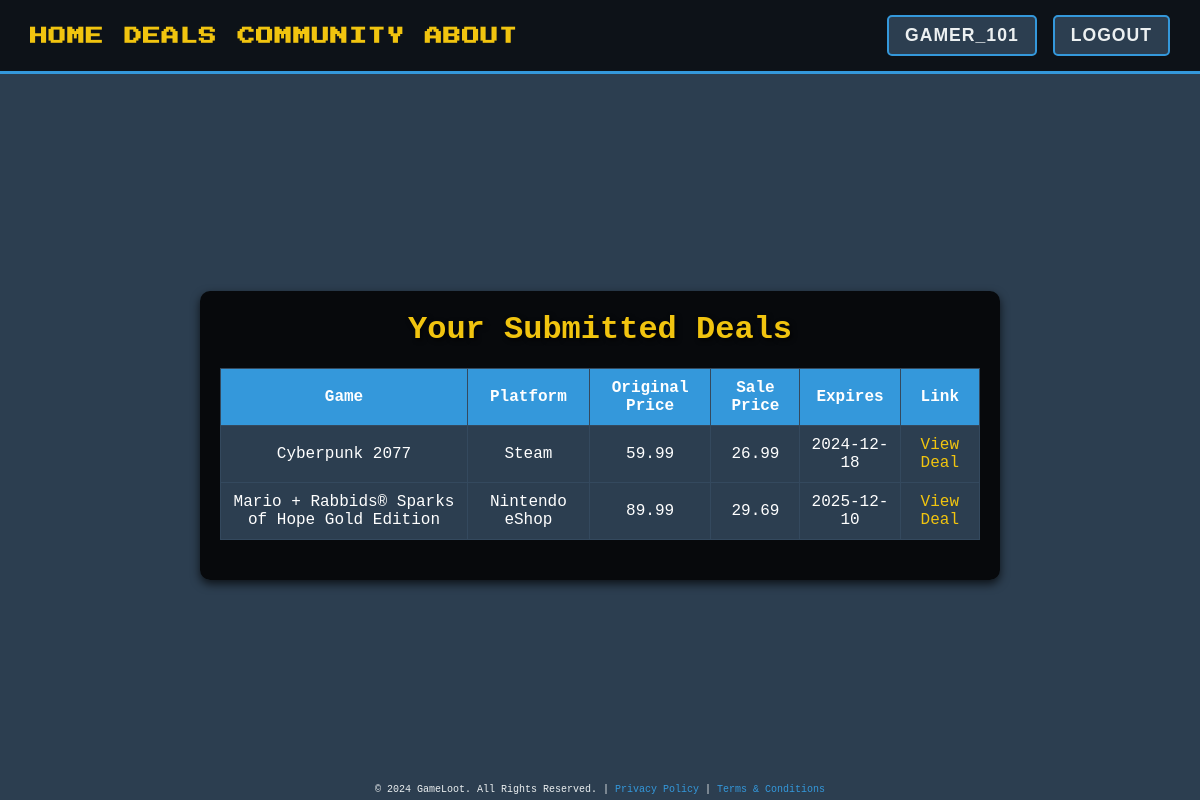
Page /deploy/submitted_deals.php (signed in) on the committed database.
### tables this page shows
CREATE TABLE Deals (
    deal_id INT AUTO_INCREMENT PRIMARY KEY,     
    game_id INT,                                
    user_id INT,                                
    platform VARCHAR(255),                       
    category VARCHAR(255),                    
    original_price DECIMAL(10, 2),              
    sale_price DECIMAL(10, 2),                  
    expiry_date DATE,                           
    deal_url VARCHAR(255),                      
    submission_date DATETIME DEFAULT CURRENT_TIMESTAMP,   
    FOREIGN KEY (user_id) REFERENCES Users(user_id) ON DELETE CASCADE,   
    FOREIGN KEY (game_id) REFERENCES Games(game_id) ON DELETE CASCADE    
);

CREATE TABLE Games (
    game_id INT AUTO_INCREMENT PRIMARY KEY,    
    game_title VARCHAR(255) NOT NULL,           
    platform VARCHAR(255),                      
    category VARCHAR(255),                      
    release_date DATE,                          
    description TEXT                          
);

### deploy/submitted_deals.php (the view, shortened to what this page needs)
<?php
include('database_connect.php');
include("header.php");
$user_id = $_SESSION['user_id'];
$sql = "SELECT d.deal_id, g.game_title AS game_title, d.platform, d.category, d.original_price, d.sale_price,
        d.expiry_date, d.deal_url
        FROM Deals d
        JOIN Games g ON d.game_id = g.game_id
        WHERE d.user_id = ?";
$stmt = $dbc->prepare($sql);
$stmt->bind_param("i", $user_id);
$stmt->execute();
$result = $stmt->get_result();
?>
<!DOCTYPE html>
<html lang="en">
<head>
</head>
<body>
    <div class="deals-container">
        <h1>Your Submitted Deals</h1>
        <?php if ($result->num_rows > 0): ?>
            <table>
                <thead>
                    <tr>
                        <th>Game</th>
                        <th>Platform</th>
                        <th>Original Price</th>
                        <th>Sale Price</th>
                        <th>Expires</th>
                        <th>Link</th>
                    </tr>
                </thead>
                <tbody>
                    <?php while ($row = $result->fetch_assoc()): ?>
                        <tr>
                            <td><?php echo htmlspecialchars($row['game_title']); ?></td>
                            <td><?php echo htmlspecialchars($row['platform']); ?></td>
                            <td><?php echo htmlspecialchars($row['original_price']); ?></td>
                            <td><?php echo htmlspecialchars($row['sale_price']); ?></td>
                            <td><?php echo htmlspecialchars($row['expiry_date']); ?></td>
                            <td><a href="<?php echo htmlspecialchars($row['deal_url']); ?>" target="_blank">View Deal</a></td>
                        </tr>
                    <?php endwhile; ?>
                </tbody>
            </table>
        <?php else: ?>
            <div class="no-deals">You did not submit any deals on games yet.</div>
        <?php endif; ?>
    </div>
</body>
</html>
<?php include("footer.php"); ?>

### deploy/header.php (style rules this page uses)
* { margin: 0; padding: 0; box-sizing: border-box; }

### deploy/submitted_deals.php (style rules this page uses)
body { font-family: 'VT323', monospace; background-image: url('https://img.freepik.com/free-vector/abstract-futuristic-background-concept_23-2148409810.jpg?t=st=1732134560~exp=1732138160~hmac=a4dd97aa85455bd104184eb49b45b2aa064b78370d0058279accd5e9c037c689&w=900'); background-size: cover; background-position: center; background-color: #2c3e50; color: white; display: flex; justify-content: center; align-items: center; height: 100vh; margin: 0; }
.deals-container { background-color: rgba(0, 0, 0, 0.85); padding: 20px; border-radius: 10px; box-shadow: 0 4px 10px rgba(0, 0, 0, 0.7); width: 90%; max-width: 800px; margin-top: 70px; text-align: center; }
.deals-container h1 { font-size: 2rem; color: #f1c40f; margin-bottom: 20px; text-shadow: 2px 2px 5px rgba(0, 0, 0, 0.8); }
table { width: 100%; border-collapse: collapse; margin: 20px 0; }
th, td { border: 1px solid #34495e; padding: 10px; text-align: center; }
th { background-color: #3498db; color: white; }
td { background-color: #2c3e50; }
a { color: #f1c40f; text-decoration: none; }

### deploy/footer.php (style rules this page uses)
* { margin: 0; padding: 0; box-sizing: border-box; }

### rows in the picture
deals: game.game_title "Cyberpunk 2077", platform "Steam", original_price "59.99", sale_price "26.99", expiry_date "2024-12-18"
deals: game.game_title "Mario + Rabbids® Sparks of Hope Gold Edition", platform "Nintendo eShop", original_price "89.99", sale_price "29.69", expiry_date "2025-12-10"

### other values in the picture
$_SESSION['user'] "GAMER_101"
